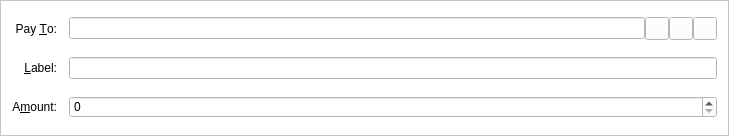
<?xml version="1.0" encoding="UTF-8"?>
<ui version="4.0">
 <class>SendCoinsEntry</class>
 <widget class="QFrame" name="SendCoinsEntry">
  <property name="geometry">
   <rect>
    <x>0</x>
    <y>0</y>
    <width>729</width>
    <height>136</height>
   </rect>
  </property>
  <property name="windowTitle">
   <string>Form</string>
  </property>
  <property name="styleSheet">
   <string notr="true">background-color: rgb(255, 255, 255);</string>
  </property>
  <property name="frameShape">
   <enum>QFrame::StyledPanel</enum>
  </property>
  <property name="frameShadow">
   <enum>QFrame::Sunken</enum>
  </property>
  <layout class="QGridLayout" name="gridLayout">
   <property name="spacing">
    <number>12</number>
   </property>
   <item row="5" column="0">
    <widget class="QLabel" name="label">
     <property name="text">
      <string>A&amp;mount:</string>
     </property>
     <property name="alignment">
      <set>Qt::AlignRight|Qt::AlignTrailing|Qt::AlignVCenter</set>
     </property>
     <property name="buddy">
      <cstring>payAmount</cstring>
     </property>
    </widget>
   </item>
   <item row="3" column="0">
    <widget class="QLabel" name="label_2">
     <property name="text">
      <string>Pay &amp;To:</string>
     </property>
     <property name="alignment">
      <set>Qt::AlignRight|Qt::AlignTrailing|Qt::AlignVCenter</set>
     </property>
     <property name="buddy">
      <cstring>payTo</cstring>
     </property>
    </widget>
   </item>
   <item row="5" column="1">
    <widget class="BitcoinAmountField" name="payAmount"/>
   </item>
   <item row="4" column="1">
    <layout class="QHBoxLayout" name="horizontalLayout_2">
     <property name="spacing">
      <number>0</number>
     </property>
     <item>
      <widget class="QValidatedLineEdit" name="addAsLabel">
       <property name="enabled">
        <bool>true</bool>
       </property>
       <property name="toolTip">
        <string>Enter a label for this address to add it to your address book</string>
       </property>
      </widget>
     </item>
    </layout>
   </item>
   <item row="4" column="0">
    <widget class="QLabel" name="label_4">
     <property name="text">
      <string>&amp;Label:</string>
     </property>
     <property name="alignment">
      <set>Qt::AlignRight|Qt::AlignTrailing|Qt::AlignVCenter</set>
     </property>
     <property name="buddy">
      <cstring>addAsLabel</cstring>
     </property>
    </widget>
   </item>
   <item row="3" column="1">
    <layout class="QHBoxLayout" name="payToLayout">
     <property name="spacing">
      <number>0</number>
     </property>
     <item>
      <widget class="QValidatedLineEdit" name="payTo">
       <property name="toolTip">
        <string>The address to send the payment to  (e.g. RZo1ga6xuKuQ7JV7M9rGDoxdbYwV5zgQJ5)</string>
       </property>
       <property name="maxLength">
        <number>34</number>
       </property>
      </widget>
     </item>
     <item>
      <widget class="QToolButton" name="addressBookButton">
       <property name="toolTip">
        <string>Choose address from address book</string>
       </property>
       <property name="text">
        <string/>
       </property>
       <property name="icon">
        <iconset resource="../bitcoin.qrc">
         <normaloff>:/icons/address-book</normaloff>:/icons/address-book</iconset>
       </property>
       <property name="shortcut">
        <string>Alt+A</string>
       </property>
      </widget>
     </item>
     <item>
      <widget class="QToolButton" name="pasteButton">
       <property name="toolTip">
        <string>Paste address from clipboard</string>
       </property>
       <property name="text">
        <string/>
       </property>
       <property name="icon">
        <iconset resource="../bitcoin.qrc">
         <normaloff>:/icons/editpaste</normaloff>:/icons/editpaste</iconset>
       </property>
       <property name="shortcut">
        <string>Alt+P</string>
       </property>
      </widget>
     </item>
     <item>
      <widget class="QToolButton" name="deleteButton">
       <property name="toolTip">
        <string>Remove this recipient</string>
       </property>
       <property name="text">
        <string/>
       </property>
       <property name="icon">
        <iconset resource="../bitcoin.qrc">
         <normaloff>:/icons/remove</normaloff>:/icons/remove</iconset>
       </property>
      </widget>
     </item>
    </layout>
   </item>
  </layout>
 </widget>
 <customwidgets>
  <customwidget>
   <class>BitcoinAmountField</class>
   <extends>QSpinBox</extends>
   <header>bitcoinamountfield.h</header>
   <container>1</container>
  </customwidget>
  <customwidget>
   <class>QValidatedLineEdit</class>
   <extends>QLineEdit</extends>
   <header>qvalidatedlineedit.h</header>
  </customwidget>
 </customwidgets>
 <resources>
  <include location="../bitcoin.qrc"/>
 </resources>
 <connections/>
</ui>
